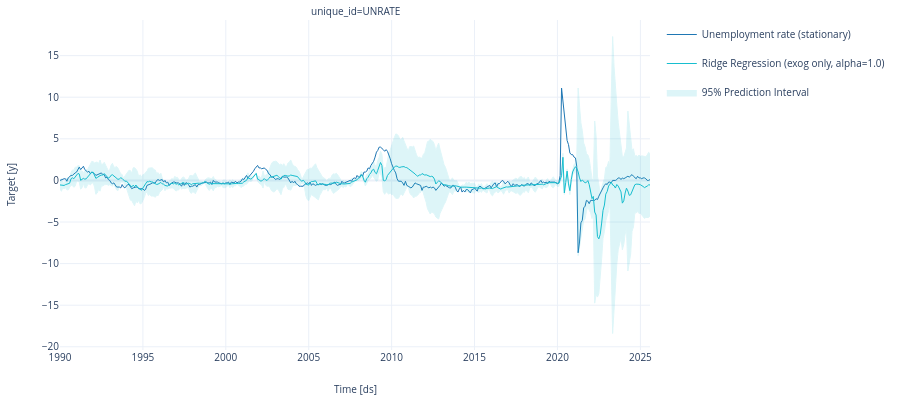

Notebook code for this chart:
### Markdown cell above
# Graphique

### Code cell
import pandas as pd
from utilsforecast.plotting import plot_series

# ============================================================
# Prepare obs (RIDGE)
# ============================================================
df_plot = df_ridge_forecasts.copy()
df_plot["date"] = pd.to_datetime(df_plot["date"], errors="coerce")

if df_plot["date"].isna().any():
    bad = df_plot[df_plot["date"].isna()].head()
    raise ValueError(f"Dates invalides dans df_ridge_forecasts['date']:\n{bad}")

# sécurité: pas de doublons
df_plot = df_plot.sort_values(["series_id", "date"]).reset_index(drop=True)
if df_plot.duplicated(["series_id", "date"]).any():
    # si jamais, garder la dernière ligne (cutoff le plus récent) si colonne existe
    if "cutoff" in df_plot.columns:
        df_plot = (df_plot.sort_values(["series_id","date","cutoff"])
                         .drop_duplicates(["series_id","date"], keep="last")
                         .reset_index(drop=True))
    else:
        df_plot = df_plot.drop_duplicates(["series_id","date"], keep="last").reset_index(drop=True)

df_obs = (
    df_plot.rename(columns={
        "series_id": "unique_id",
        "date": "ds",
        "y_obs": "y",
    })[["unique_id", "ds", "y"]]
)

# ============================================================
# Prepare forecast + PI (RIDGE)
# ============================================================
df_fcst = (
    df_plot.rename(columns={
        "series_id": "unique_id",
        "date": "ds",
        "y_hat_ridge": "RIDGE",
        "y_hat_ridge_lo_95": "RIDGE-lo-95",
        "y_hat_ridge_hi_95": "RIDGE-hi-95",
    })[["unique_id", "ds", "RIDGE", "RIDGE-lo-95", "RIDGE-hi-95"]]
)

# ============================================================
# Plot
# ============================================================
fig = plot_series(
    df=df_obs,
    forecasts_df=df_fcst,
    level=[95],
    engine="plotly",
).update_layout(height=400)

for trace in fig.data:
    if trace.name == "y":
        trace.name = "Unemployment rate (stationary)"
    elif trace.name == "RIDGE":
        trace.name = f"Ridge Regression (exog only, alpha={RIDGE_ALPHA})" if "RIDGE_ALPHA" in globals() else "Ridge Regression (exog only)"
    elif "level_95" in (trace.name or "").lower():
        trace.name = "95% Prediction Interval"

fig.show()

### Figure 1 — Plotly figure (JSON) as saved in the notebook; plotly's stock layout.template omitted (floating-point values rounded to 4 significant figures; data arrays with more than 128 entries replaced by an {"elided": "..."} marker saying what was removed)
{"data": [{"legendgroup": "y", "line": {"color": "#1f77b4", "width": 1}, "mode": "lines", "name": "Unemployment rate (stationary)", "showlegend": true, "type": "scatter", "x": {"elided": "856 str values"}, "xaxis": "x", "y": {"elided": "856 float values"}, "yaxis": "y"}, {"legendgroup": "RIDGE", "line": {"color": "#17becf", "width": 1}, "mode": "lines", "name": "Ridge Regression (exog only, alpha=1.0)", "showlegend": true, "type": "scatter", "x": {"elided": "856 str values"}, "xaxis": "x", "y": {"elided": "856 float values"}, "yaxis": "y"}, {"fill": "toself", "fillcolor": "#17becf", "legendgroup": "RIDGE_level_95", "line": {"color": "#17becf", "width": 1}, "mode": "lines", "name": "95% Prediction Interval", "opacity": 0.14, "showlegend": true, "type": "scatter", "x": {"elided": "1712 str values"}, "xaxis": "x", "y": {"elided": "1712 float values"}, "yaxis": "y"}], "layout": {"annotations": [{"font": {"size": 10}, "showarrow": false, "text": "unique_id=UNRATE", "x": 0.5, "xanchor": "center", "xref": "paper", "y": 1, "yanchor": "bottom", "yref": "paper"}, {"font": {"size": 10}, "showarrow": false, "text": "Time [ds]", "x": 0.5, "xanchor": "center", "xref": "paper", "y": 0, "yanchor": "top", "yref": "paper", "yshift": -30}, {"font": {"size": 10}, "showarrow": false, "text": "Target [y]", "textangle": -90, "x": 0, "xanchor": "right", "xref": "paper", "xshift": -40, "y": 0.5, "yanchor": "middle", "yref": "paper"}], "autosize": true, "font": {"size": 10}, "height": 400, "margin": {"b": 50, "l": 60, "r": 10, "t": 20}, "xaxis": {"anchor": "y", "domain": [0, 1], "showticklabels": true, "visible": true}, "yaxis": {"anchor": "x", "domain": [0, 1]}}}
